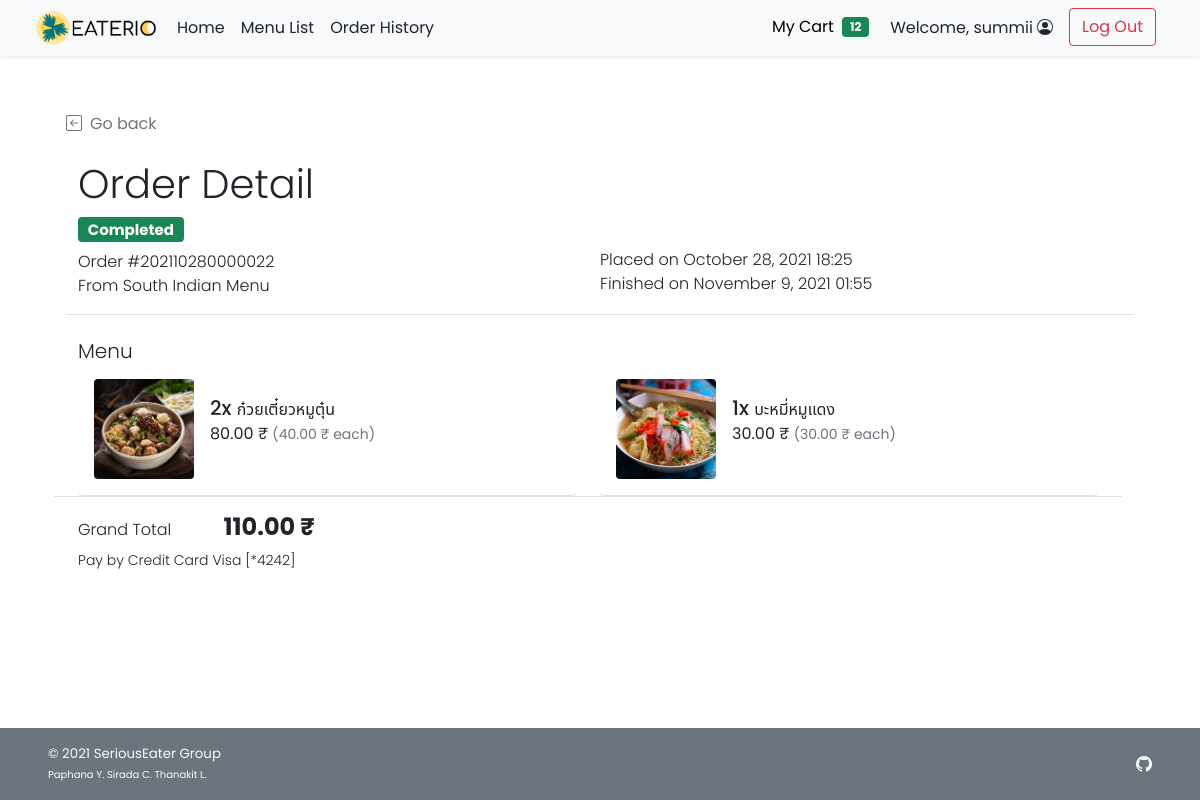
/cust_order_detail.php?orh_id=22 (signed in), run on the app's committed database.
### tables this page shows
CREATE TABLE `order_header` (
  `orh_id` int(11) NOT NULL,
  `orh_refcode` varchar(15) DEFAULT NULL,
  `c_id` int(11) NOT NULL,
  `s_id` int(11) NOT NULL,
  `p_id` int(11) NOT NULL,
  `orh_ordertime` timestamp NOT NULL DEFAULT current_timestamp(),
  `orh_pickuptime` datetime NOT NULL,
  `orh_orderstatus` varchar(10) NOT NULL,
  `orh_finishedtime` datetime DEFAULT NULL
);

CREATE TABLE `shop` (
  `s_id` int(11) NOT NULL,
  `s_username` varchar(45) NOT NULL,
  `s_pwd` varchar(45) NOT NULL,
  `s_name` varchar(100) NOT NULL,
  `s_location` varchar(100) NOT NULL,
  `s_openhour` time NOT NULL,
  `s_closehour` time NOT NULL,
  `s_status` tinyint(4) NOT NULL DEFAULT 1 COMMENT 'Shop ready for taking an order or not (True for open, False for close)',
  `s_preorderStatus` tinyint(4) NOT NULL DEFAULT 1 COMMENT 'Shop is ready for tomorrow pre-order or not',
  `s_email` varchar(100) NOT NULL,
  `s_phoneno` varchar(45) NOT NULL,
  `s_pic` text DEFAULT NULL
);

CREATE TABLE `order_detail` (
  `ord_id` int(11) NOT NULL,
  `orh_id` int(11) NOT NULL,
  `f_id` int(11) NOT NULL,
  `ord_amount` int(11) NOT NULL,
  `ord_buyprice` decimal(6,2) NOT NULL COMMENT 'To keep the snapshot of selected menu cost at the time of the purchase.',
  `ord_note` text DEFAULT NULL
);

CREATE TABLE `food` (
  `f_id` int(11) NOT NULL,
  `s_id` int(11) NOT NULL,
  `f_name` varchar(100) NOT NULL,
  `f_price` decimal(6,2) NOT NULL,
  `f_todayavail` tinyint(4) NOT NULL DEFAULT 1 COMMENT 'Food is available to order or not',
  `f_preorderavail` tinyint(4) NOT NULL DEFAULT 1,
  `f_pic` text DEFAULT NULL
);

CREATE TABLE `payment` (
  `p_id` int(11) NOT NULL,
  `c_id` int(11) NOT NULL,
  `p_type` varchar(45) NOT NULL,
  `p_amount` decimal(7,2) NOT NULL,
  `p_detail` text DEFAULT NULL
);

### cust_order_detail.php (the view, shortened to what this page needs)
<!DOCTYPE html>
<html lang="en">
<head>
    <?php
        include("conn_db.php");
        include('head.php');
    ?>
    <link href="css/main.css" rel="stylesheet">
    <link href="css/menu.css" rel="stylesheet">
</head>
<body class="d-flex flex-column h-100">
    <?php include('nav_header.php')?>
    <div class="container px-5 py-4" id="cart-body">
        <div class="row my-4 border-bottom">
            <a class="nav nav-item text-decoration-none text-muted mb-2" href="#" onclick="history.back();">
                <i class="bi bi-arrow-left-square me-2"></i>Go back
            </a>
            <h2 class="pt-3 display-6">Order Detail</h2>
            <?php
                $orh_id = $_GET["orh_id"];
                $orh_query = "SELECT * FROM order_header WHERE orh_id = {$orh_id}";
                $orh_arr = $mysqli -> query($orh_query) -> fetch_array();
            ?>
            <div class="row row-cols-1 row-cols-md-2">
                <div class="col mb-2 mb-md-0">
                    <ul class="list-unstyled fw-light">
                        <li class="list-item mb-2">
                            <?php if($orh_arr["orh_orderstatus"]=="ACPT"){ ?>
                                <h5><span class="fw-bold badge bg-info text-dark">Accepted</span></h5>
                            <?php }else if($orh_arr["orh_orderstatus"]=="PREP"){ ?>
                                <h5><span class="fw-bold badge bg-warning text-dark">Preparing</span></h5>
                            <?php }else if($orh_arr["orh_orderstatus"]=="RDPK"){ ?>
                                <h5><span class="fw-bold badge bg-primary text-white">Ready to pick up</span></h5>
                            <?php }else if($orh_arr["orh_orderstatus"]=="FNSH"){?>
                                <h5><span class="fw-bold badge bg-success text-white">Completed</span></h5>
                            <?php } ?>
                        </li>
                        <li class="list-item">Order #<?php echo $orh_arr["orh_refcode"];?></li>
                        <li class="list-item">From
                            <?php
                                $shop_query = "SELECT s_name FROM shop WHERE s_id = {$orh_arr['s_id']};";
                                $shop_arr = $mysqli -> query($shop_query) -> fetch_array();
                                echo $shop_arr["s_name"];
                            ?>
                        </li>
                    </ul>
                </div>
                <div class="col">
                    <ul class="list-unstyled fw-light">
                        <?php
                            $od_placedate = (new Datetime($orh_arr["orh_ordertime"])) -> format("F j, Y H:i");
                            $od_pickupdate = (new Datetime($orh_arr["orh_pickuptime"])) -> format("F j, Y H:i");
                        ?>
                        <li class="mb-2">&nbsp;</li>
                        <li>Placed on <?php echo $od_placedate;?></li>
                        <?php if($orh_arr["orh_orderstatus"]!="FNSH"){ ?>
                        <li>Will be pick-up on <?php echo $od_pickupdate;?></li>
                        <?php }else{
                            $od_finishtime = (new Datetime($orh_arr["orh_finishedtime"])) -> format("F j, Y H:i");
                        ?>
                        <li>Finished on <?php echo $od_finishtime;?></li>
                        <?php } ?>
                    </ul>
                </div>
            </div>
        </div>
        <div class="row mb-5">
            <div class="col">
                <div class="row row-cols-1">
                    <div class="col">
                        <h5 class="fw-light">Menu</h5>
                    </div>
                    <div class="col row row-cols-1 row-cols-md-2 border-bottom">
                        <?php
                            $ord_query = "SELECT f.f_name,f.f_pic,ord.ord_amount,ord.ord_buyprice,ord_note FROM order_detail ord INNER JOIN food f ON ord.f_id = f.f_id WHERE ord.orh_id = {$orh_id}";
                            $ord_result = $mysqli -> query($ord_query);
                            while($ord_row = $ord_result -> fetch_array()){
                        ?>
                        <div class="col">
                            <ul class="list-group">
                                <li class="list-group-item d-flex border-0 pb-3 border-bottom w-100 justify-content-between align-items-center">
                                    <div class="image-parent">
                                        <img
                                        <?php
                                            if(is_null($ord_row["f_pic"])){echo "src='img/default.png'";}
                                            else{echo "src=\"img/{$ord_row['f_pic']}\"";}
                                        ?>
                                        class="img-fluid rounded"
                                        style="width: 100px; height:100px; object-fit:cover;" alt="<?php echo $ord_row["f_name"]?>">
                                        </div>
                                    <div class="ms-3 me-auto">
                                        <div class="fw-normal"><span class="h5"><?php echo $ord_row["ord_amount"]?>x </span><?php echo $ord_row["f_name"]?>
                                            <p><?php printf("%.2f ₹ <small class='text-muted'>(%.2f ₹ each)</small>",$ord_row["ord_buyprice"]*$ord_row["ord_amount"],$ord_row["ord_buyprice"]);?><br />
                                            </p>
                                        </div>
                                </li>
                            </ul>
                        </div>
                        <?php } ?>
                    </div>
                    <div class="col my-3">
                        <ul class="list-inline justify-content-between">
                            <li class="list-inline-item fw-light me-5">Grand Total</li>
                            <li class="list-inline-item fw-bold h4">
                                <?php
                                    $gt_query = "SELECT SUM(ord_amount*ord_buyprice) AS gt FROM order_detail WHERE orh_id = {$orh_id}";
                                    $gt_arr = $mysqli -> query($gt_query) -> fetch_array();
                                    printf("%.2f ₹",$gt_arr["gt"]);
                                ?>
                            </li>
                            <li class="list-item fw-light small">Pay by
                                <?php
                                    $py_query = "SELECT p_type,p_detail FROM payment WHERE p_id = {$orh_arr['p_id']} LIMIT 0,1;";
                                    $py_arr = $mysqli -> query($py_query) -> fetch_array();
                                    switch($py_arr["p_type"]){
                                        case "CRDC": echo "Credit Card"; break;
                                    }
                                    echo " ".$py_arr["p_detail"];
                                ?>
                            </li>
                        </ul>
                    </div>
                </div>
            </div>
        </div>
    </div>
    <footer
        class="footer d-flex flex-wrap justify-content-between align-items-center px-5 py-3 mt-auto bg-secondary text-light">
        <span class="smaller-font">&copy; 2021 SeriousEater Group<br /><span class="xsmall-font">Paphana Y. Sirada C.
                Thanakit L.</span></span>
        <ul class="nav justify-content-end list-unstyled d-flex">
            <li class="ms-3"><a class="text-light" target="_blank" href="https://github.com/waterthatfrozen/EATERIO"><i
                        class="bi bi-github"></i></a></li>
        </ul>
    </footer>
</body>
</html>

### head.php (shortened to what this page needs)
<link href="https://cdn.jsdelivr.net/npm/bootstrap@5.1.2/dist/css/bootstrap.min.css" rel="stylesheet"
>
<link rel="stylesheet" href="https://cdn.jsdelivr.net/npm/bootstrap-icons@1.5.0/font/bootstrap-icons.css">

### nav_header.php (shortened to what this page needs)
<header class="navbar navbar-expand-md navbar-light fixed-top bg-light shadow-sm mb-auto">
    <div class="container-fluid mx-4">
        <a href="index.php">
            <img src="img/LOGO_BLACK.png" width="125" class="me-2" alt="EATERIO Logo">
        </a>
        <div class="navbar-collapse collapse" id="navbarCollapse">
            <ul class="navbar-nav me-auto mb-2 mb-md-0">
                <li class="nav-item">
                    <a class="nav-link px-2 text-dark" href="index.php">Home</a>
                </li>
                <li class="nav-item">
                    <a href="shop_list.php" class="nav-link px-2 text-dark">Menu List</a>
                </li>
                <?php if(isset($_SESSION['cid'])){ ?>
                <li class="nav-item">
                    <a href="cust_order_history.php" class="nav-link px-2 text-dark">Order History</a>
                </li>
                <?php } ?>
            </ul>
            <div class="d-flex">
                <?php if(!isset($_SESSION['cid'])){ ?>
                <a class="btn btn-outline-secondary me-2" href="cust_regist.php">Sign Up</a>
                <a class="btn btn-success" href="cust_login.php">Log In</a>
                <?php }else{ ?>
                <ul class="navbar-nav me-auto mb-2 mb-md-0">
                    <li class="nav-item">
                        <a type="button" class="btn btn-light" href="cust_cart.php">
                            My Cart
                            <?php
                                $incart_query = "SELECT SUM(ct_amount) AS incart_amt FROM cart WHERE c_id = {$_SESSION['cid']}";
                                $incart_result = $mysqli -> query($incart_query) -> fetch_array();
                                $incart_amt = $incart_result["incart_amt"];
                                if($incart_amt>0){
                            ?>
                            <span class="ms-1 badge bg-success">
                                <?php echo $incart_amt;?>
                            </span>
                            <?php }else{ ?>
                                <span class="ms-1 badge bg-secondary">0</span>
                            <?php } ?>
                        </a>
                    </li>
                    <li class="nav-item">
                        <a href="cust_profile.php" class="nav-link px-2 text-dark">
                            Welcome, <?=$_SESSION['firstname']?>
                        </a>
                    </li>
                    <li class="nav-item">
                        <a class="mx-2 mt-1 mt-md-0 btn btn-outline-danger" href="logout.php">Log Out</a>
                    </li>
                </ul>
                <?php } ?>
            </div>
        </div>
    </div>
</header>

### css/main.css (style rules this page uses)
html { height: 100%; }
body { height: 100%; padding-top: 4rem; margin-bottom: -50px; font-family: 'Poppins', 'Noto Sans Thai', sans-serif; }
a { cursor: pointer; }
.bi { vertical-align: -.125em; fill: currentColor; }
.text-white { color: white; }
.smaller-font { font-size: smaller; }
.xsmall-font { font-size: x-small; }

### css/menu.css (style rules this page uses)
html, body { height: 100%; }
.image-parent { max-width: 100px; }

### data on the page
order_header: orh_refcode "202110280000022", orh_ordertime "October 28, 2021 18:25", orh_finishedtime "November 9, 2021 01:55"
shop: s_name "South Indian Menu"
order_detail: f.f_pic (picture), ord_amount "2", f.f_name "ก๋วยเตี๋ยวหมูตุ๋น", $ord_row["ord_buyprice"]*$ord_row["ord_amount"] "80.00", ord_buyprice "40.00"
order_detail: f.f_pic (picture), ord_amount "1", f.f_name "บะหมี่หมูแดง", $ord_row['ord_buyprice']*$ord_row['ord_amount'] "30.00", ord_buyprice "30.00"
payment: p_detail "Visa [*4242]"

### other printed values
$incart_amt "12"
$_SESSION['firstname'] "summii"
$gt_arr["gt"] "110.00"
